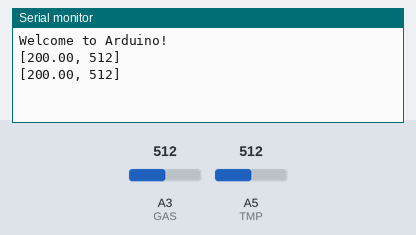
Bench run of a sketch on a simulated Arduino Uno, built with avr-gcc and run on an emulated ATmega328P. On the bench: the last lines printed to the serial monitor. The inputs (shaded band) are chosen by the test bench; at power-on: A3 (GAS) = 512, A5 (TMP) = 512.

Above: at 1.8 s.
1.9 s: A3 (GAS) set to 716
At 2.5 s:
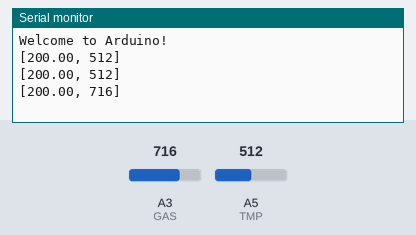
3.4 s: A5 (TMP) set to 716
At 4.7 s:
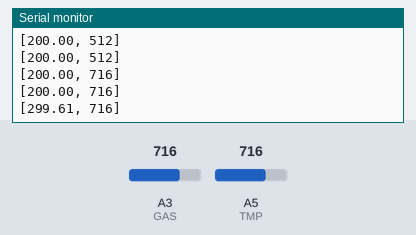
4.9 s: A3 (GAS) set to 900
At 5.8 s:
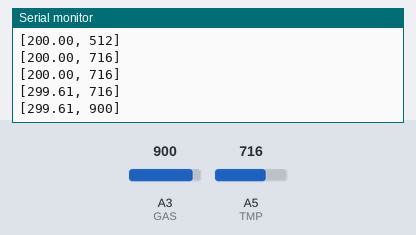
6.4 s: A5 (TMP) set to 900
At 7.7 s:
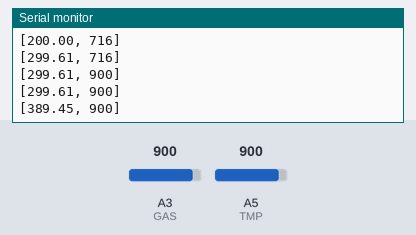
Timing chart, 0 to 8.9 s (numbered marks = the images above; inputs shaded):
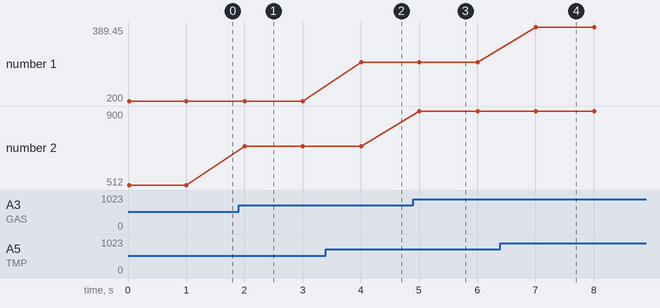

Measured:
- after the input at 1.9 s, the serial monitor: prints a new line after 0.10 s (image 1)
- after the input at 3.4 s, the serial monitor: prints a new line after 0.60 s (image 2)
- after the input at 4.9 s, the serial monitor: prints a new line after 0.11 s (image 3)
- after the input at 6.4 s, the serial monitor: prints a new line after 0.61 s (image 4)
- plotted number 1: 200 → 299.61 after the input at 3.4 s, 299.61 → 389.45 after the input at 6.4 s
- plotted number 2: 512 → 716 after the input at 1.9 s, 716 → 900 after the input at 4.9 s

The sketch:

tmp36_MQ7.ino
```cpp
const byte GAS = A3;
const byte TMP = A5;
int gasValue = 0, tmpValue = 0;


void setup()
{
  Serial.begin(9600);
  Serial.println("Welcome to Arduino!");

}

void loop()
{
  gasValue = analogRead(GAS);
  tmpValue = analogRead(TMP);

  float temp = (tmpValue * (5.0/1024) -0.5)/0.01;
  Serial.print("[");
  Serial.print(temp);
  Serial.print(", ");
  Serial.print(gasValue, DEC);
  Serial.println("]");
  delay(1000);
}
```
